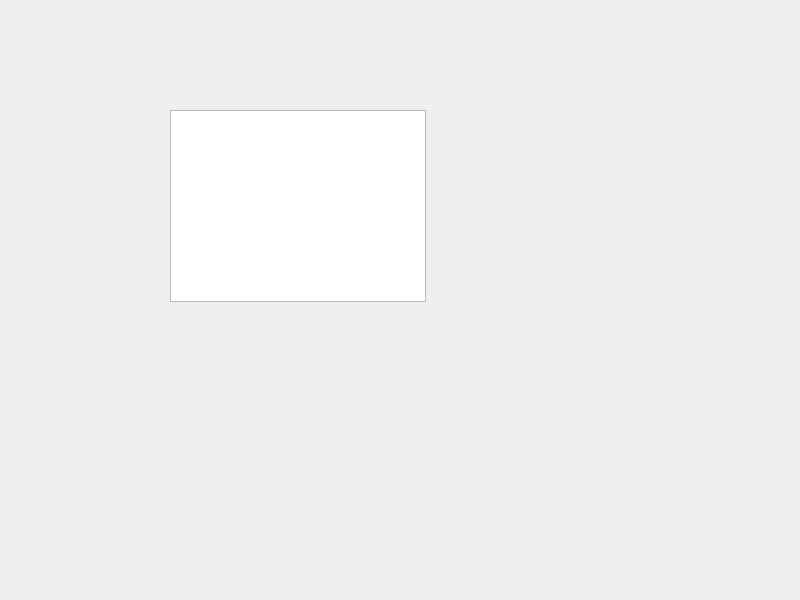
<?xml version="1.0" encoding="UTF-8"?>
<ui version="4.0">
 <class>MainWindow</class>
 <widget class="QMainWindow" name="MainWindow">
  <property name="geometry">
   <rect>
    <x>0</x>
    <y>0</y>
    <width>800</width>
    <height>600</height>
   </rect>
  </property>
  <property name="windowTitle">
   <string>MainWindow</string>
  </property>
  <widget class="QWidget" name="centralwidget">
   <widget class="QGraphicsView" name="graphicsView">
    <property name="geometry">
     <rect>
      <x>170</x>
      <y>110</y>
      <width>256</width>
      <height>192</height>
     </rect>
    </property>
   </widget>
  </widget>
 </widget>
 <resources/>
 <connections/>
</ui>
